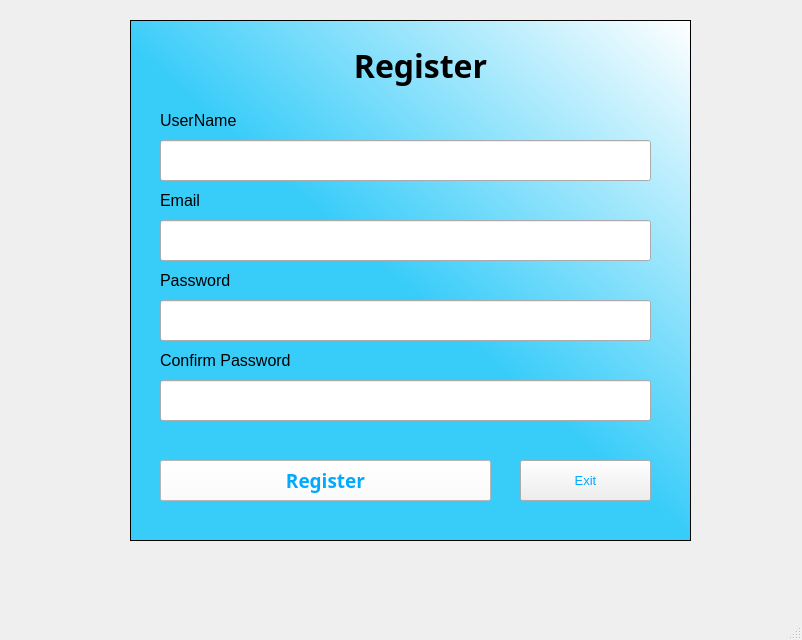
<?xml version="1.0" encoding="UTF-8"?>
<ui version="4.0">
 <class>MainWindow</class>
 <widget class="QMainWindow" name="MainWindow">
  <property name="geometry">
   <rect>
    <x>0</x>
    <y>0</y>
    <width>802</width>
    <height>640</height>
   </rect>
  </property>
  <property name="windowTitle">
   <string>MainWindow</string>
  </property>
  <widget class="QWidget" name="centralwidget">
   <widget class="QTableWidget" name="tableWidget">
    <property name="geometry">
     <rect>
      <x>130</x>
      <y>20</y>
      <width>561</width>
      <height>521</height>
     </rect>
    </property>
    <property name="styleSheet">
     <string notr="true">background-color: qlineargradient(spread:pad, x1:0.502488, y1:0.528, x2:1, y2:0, stop:0 rgba(56, 204, 249, 255), stop:1 rgba(255, 255, 255, 255));
color: rgb(255, 255, 255);

</string>
    </property>
   </widget>
   <widget class="QLabel" name="label">
    <property name="geometry">
     <rect>
      <x>300</x>
      <y>40</y>
      <width>241</width>
      <height>51</height>
     </rect>
    </property>
    <property name="font">
     <font>
      <family>Script MT Bold</family>
      <pointsize>24</pointsize>
      <weight>75</weight>
      <bold>true</bold>
     </font>
    </property>
    <property name="text">
     <string>&lt;html&gt;&lt;head/&gt;&lt;body&gt;&lt;p align=&quot;center&quot;&gt;Register&lt;/p&gt;&lt;/body&gt;&lt;/html&gt;</string>
    </property>
   </widget>
   <widget class="QPushButton" name="pushButtonRegister">
    <property name="geometry">
     <rect>
      <x>160</x>
      <y>460</y>
      <width>331</width>
      <height>41</height>
     </rect>
    </property>
    <property name="baseSize">
     <size>
      <width>0</width>
      <height>0</height>
     </size>
    </property>
    <property name="font">
     <font>
      <family>Segoe UI Semilight</family>
      <pointsize>14</pointsize>
      <weight>75</weight>
      <italic>false</italic>
      <bold>true</bold>
     </font>
    </property>
    <property name="styleSheet">
     <string notr="true">background-color: rgb(255, 255, 255);
color: rgb(0, 170, 255);</string>
    </property>
    <property name="text">
     <string>Register</string>
    </property>
    <property name="icon">
     <iconset>
      <normaloff>images/ic_signin.png</normaloff>images/ic_signin.png</iconset>
    </property>
    <property name="iconSize">
     <size>
      <width>40</width>
      <height>40</height>
     </size>
    </property>
   </widget>
   <widget class="QLabel" name="label_12">
    <property name="geometry">
     <rect>
      <x>160</x>
      <y>100</y>
      <width>141</width>
      <height>41</height>
     </rect>
    </property>
    <property name="font">
     <font>
      <pointsize>12</pointsize>
     </font>
    </property>
    <property name="text">
     <string>UserName</string>
    </property>
   </widget>
   <widget class="QLineEdit" name="lineEditUserName">
    <property name="geometry">
     <rect>
      <x>160</x>
      <y>140</y>
      <width>491</width>
      <height>41</height>
     </rect>
    </property>
    <property name="styleSheet">
     <string notr="true">color: rgb(0, 0, 0);</string>
    </property>
   </widget>
   <widget class="QLabel" name="label_19">
    <property name="geometry">
     <rect>
      <x>160</x>
      <y>260</y>
      <width>121</width>
      <height>41</height>
     </rect>
    </property>
    <property name="font">
     <font>
      <pointsize>12</pointsize>
     </font>
    </property>
    <property name="text">
     <string>Password</string>
    </property>
   </widget>
   <widget class="QLineEdit" name="lineEditPassword">
    <property name="geometry">
     <rect>
      <x>160</x>
      <y>300</y>
      <width>491</width>
      <height>41</height>
     </rect>
    </property>
    <property name="focusPolicy">
     <enum>Qt::StrongFocus</enum>
    </property>
    <property name="echoMode">
     <enum>QLineEdit::Password</enum>
    </property>
   </widget>
   <widget class="QLabel" name="label_13">
    <property name="geometry">
     <rect>
      <x>160</x>
      <y>180</y>
      <width>141</width>
      <height>41</height>
     </rect>
    </property>
    <property name="font">
     <font>
      <pointsize>12</pointsize>
     </font>
    </property>
    <property name="text">
     <string>Email</string>
    </property>
   </widget>
   <widget class="QLineEdit" name="lineEditEmail">
    <property name="geometry">
     <rect>
      <x>160</x>
      <y>220</y>
      <width>491</width>
      <height>41</height>
     </rect>
    </property>
    <property name="styleSheet">
     <string notr="true">color: rgb(0, 0, 0);</string>
    </property>
    <property name="cursorPosition">
     <number>0</number>
    </property>
   </widget>
   <widget class="QLabel" name="label_20">
    <property name="geometry">
     <rect>
      <x>160</x>
      <y>340</y>
      <width>181</width>
      <height>41</height>
     </rect>
    </property>
    <property name="font">
     <font>
      <pointsize>12</pointsize>
     </font>
    </property>
    <property name="styleSheet">
     <string notr="true"/>
    </property>
    <property name="text">
     <string>Confirm Password</string>
    </property>
   </widget>
   <widget class="QLineEdit" name="lineEditConfirmPassword">
    <property name="geometry">
     <rect>
      <x>160</x>
      <y>380</y>
      <width>491</width>
      <height>41</height>
     </rect>
    </property>
    <property name="focusPolicy">
     <enum>Qt::StrongFocus</enum>
    </property>
    <property name="echoMode">
     <enum>QLineEdit::Password</enum>
    </property>
   </widget>
   <widget class="QPushButton" name="pushButtonExit">
    <property name="geometry">
     <rect>
      <x>520</x>
      <y>460</y>
      <width>131</width>
      <height>41</height>
     </rect>
    </property>
    <property name="font">
     <font>
      <pointsize>10</pointsize>
     </font>
    </property>
    <property name="styleSheet">
     <string notr="true">color: rgb(0, 170, 255);</string>
    </property>
    <property name="text">
     <string>Exit</string>
    </property>
    <property name="icon">
     <iconset>
      <normaloff>images/ic_exit.png</normaloff>images/ic_exit.png</iconset>
    </property>
   </widget>
  </widget>
  <widget class="QMenuBar" name="menubar">
   <property name="geometry">
    <rect>
     <x>0</x>
     <y>0</y>
     <width>802</width>
     <height>26</height>
    </rect>
   </property>
  </widget>
  <widget class="QStatusBar" name="statusbar"/>
 </widget>
 <resources/>
 <connections/>
</ui>
